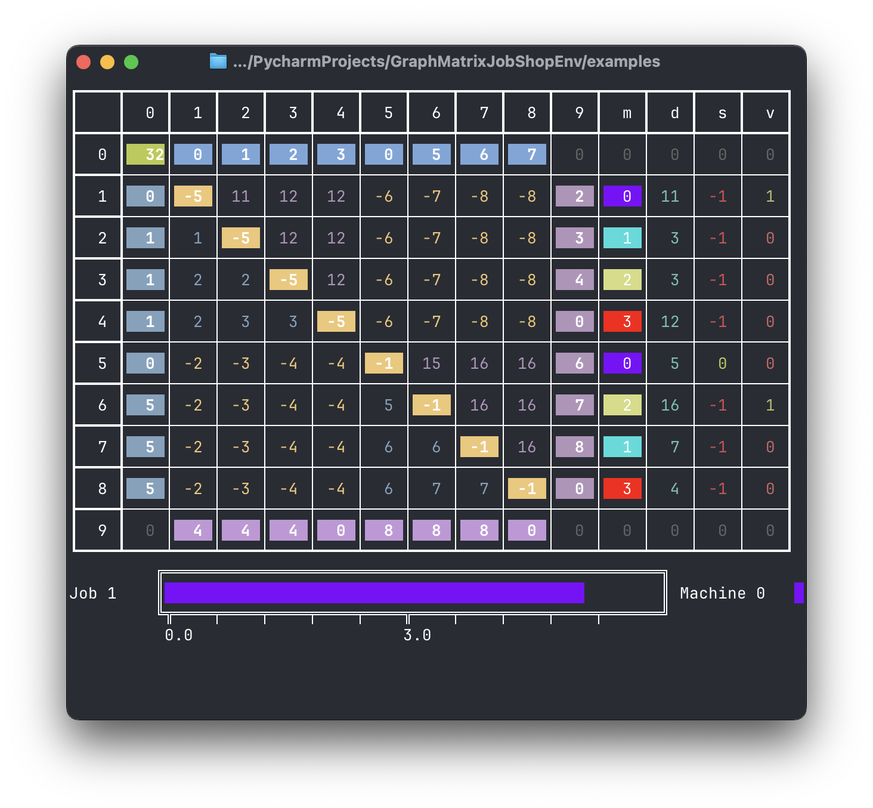
#> input picture doc-visualisation/asni/Bildschirmfoto 2025-01-15 um 16.35.19.png, 873 x 808 px, shrunk from 1464 x 1354 before the run; its folder holds only this picture in this run
$ python make_black_transperent.py
#> lines starting #> are read from the running program, lines starting #| are printed output that depends on the picture
from pathlib import Path
from PIL import Image

def replace_black_with_transparent(image_path):
    img = Image.open(image_path).convert("RGBA")
#> img is the input picture: PIL image 873x808 RGBA; mean R, G, B, A 47.1, 46.9, 54.8, 188.5
    datas = img.getdata()

    new_data = []
    for item in datas:
        # Change all black (also shades of black)
        # to transparent
        if item[0] == 0 and item[1] == 0 and item[2] == 0:
            new_data.append((255, 255, 255, 0))
        else:
            new_data.append(item)
#> after the loop, new_data = 705384 items

    img.putdata(new_data)
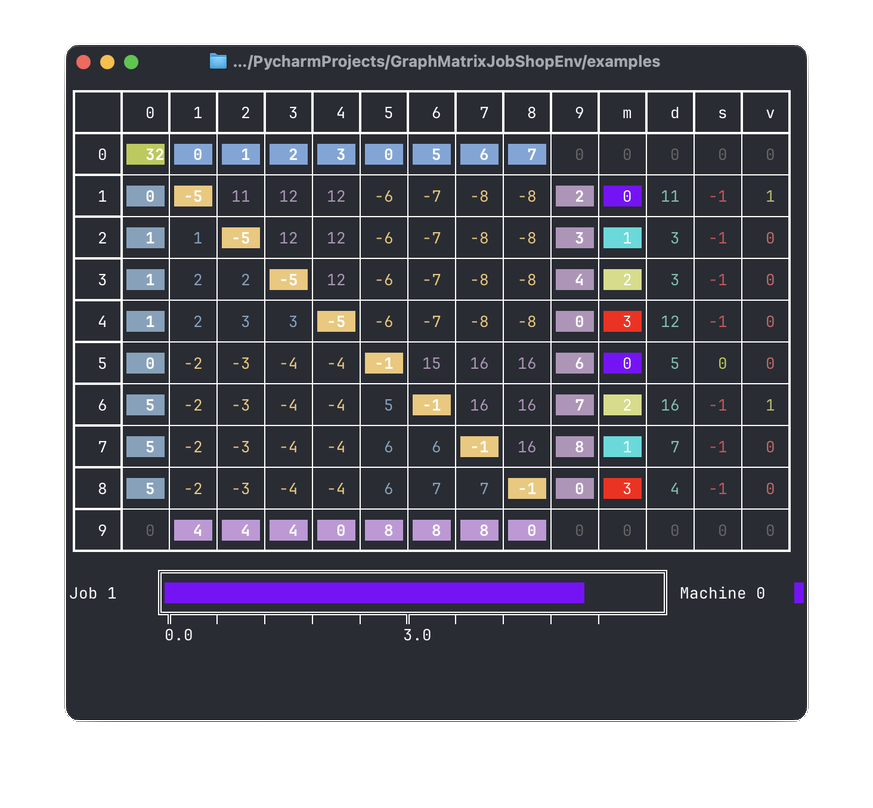
#> img: PIL image 873x808 RGBA; mean R, G, B, A 120.3, 120.1, 128, 181; transparent parts drawn white
    img.save(image_path, "PNG")

def process_folder(folder_path):
    folder = Path(folder_path)
    for file_path in folder.glob("*.png"):
        replace_black_with_transparent(file_path)

if __name__ == "__main__":
    for mode in ['asni', 'debug', 'default', 'window']:
        process_folder(mode)
